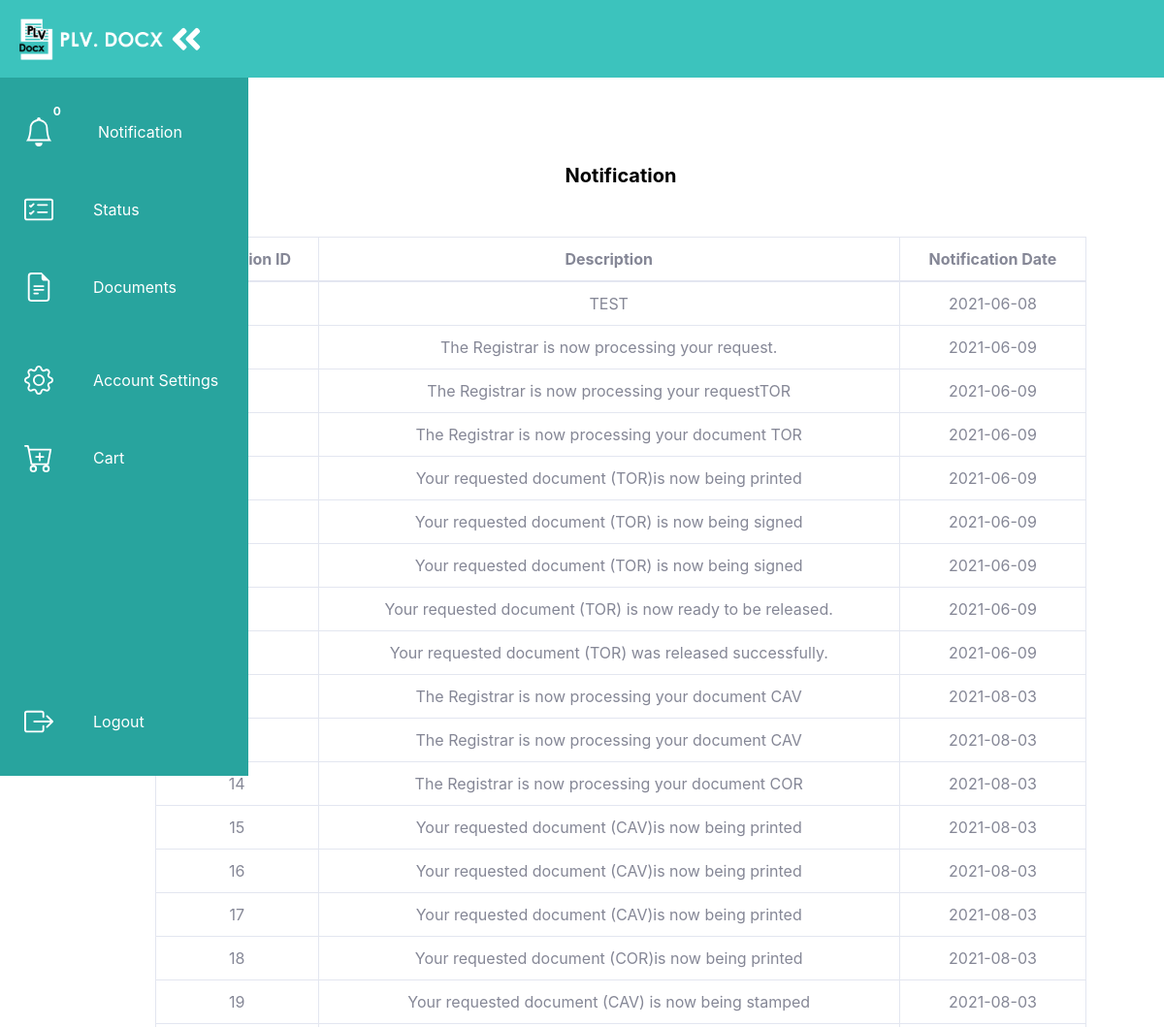
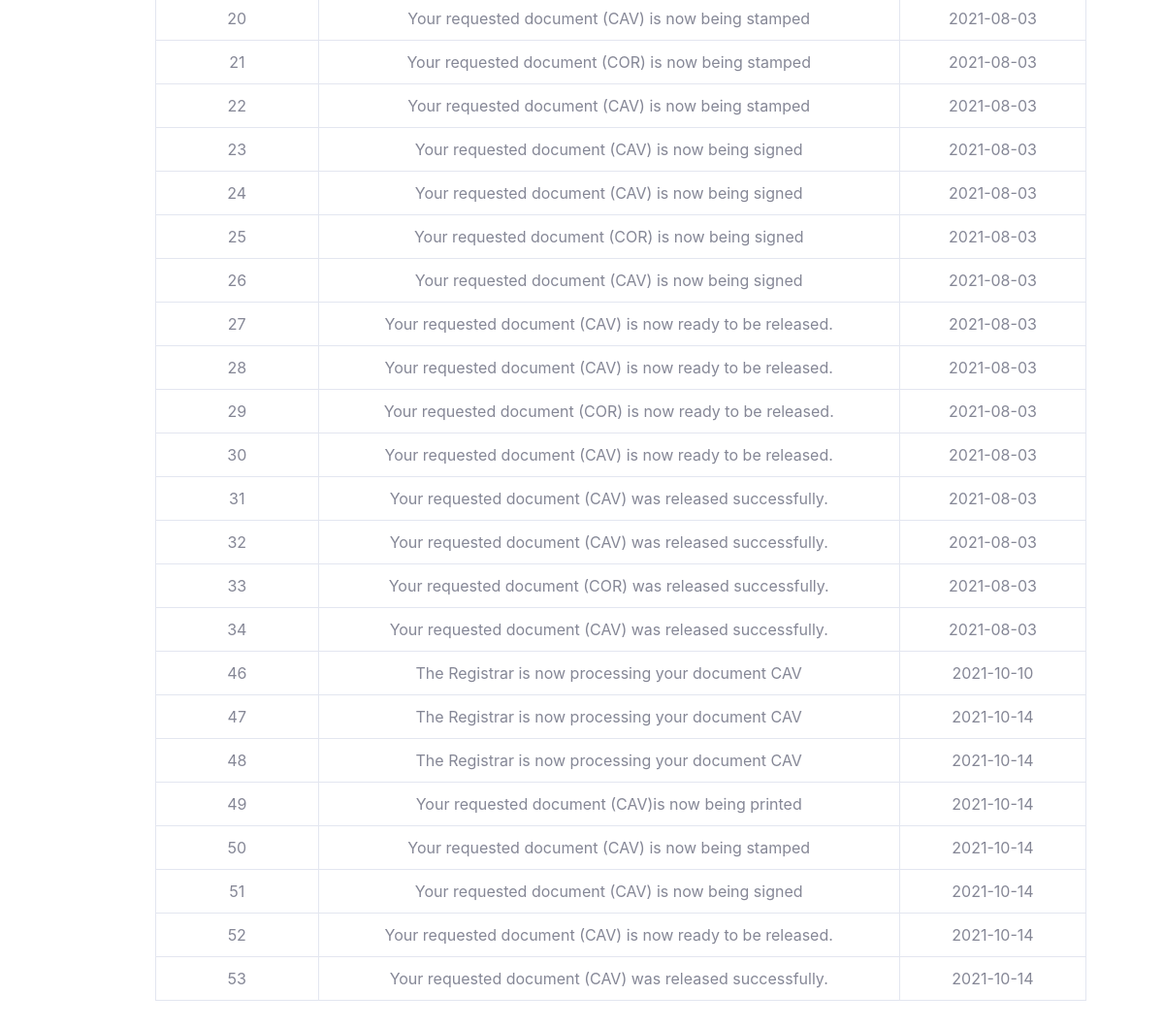
The page /student/notification.php (signed in) on the database its author committed (2 pictures, top to bottom).
### tables this page shows
CREATE TABLE `notificationstudent_tbl` (
  `notificationStudent_id` int(11) NOT NULL,
  `student_id` int(11) NOT NULL,
  `notificationStudent_description` varchar(1000) NOT NULL,
  `notificationStudent_isSeen` int(1) NOT NULL,
  `notificationStudent_date` date NOT NULL
);

### student/notification.php (the view, shortened to what this page needs)
<html>
<head>
    <link rel="stylesheet" href="css/notification.css"/>
    <link rel="stylesheet" href="css/sb-admin-2.css"/>
  </head>
  <body>
    <?php
      include('includes/navbar.php');
    ?>
    <main>
        <div class="mytabs">
            <label for="tabpay">Notification</label>
            <div class="tab">
            <div class="wrapper">
                    <div class="img-area">
                        <div class="container-fluid">
                        <div class="card-body">
                            <div class="table-responsive">
                            <?php
                                $studentID = $_SESSION['student_id'];
                                $connection = mysqli_connect("localhost","root","","plvdocx_db");
                                $query = "SELECT
                                                *
                                                from notificationstudent_tbl
                                                where student_id = $studentID;
                                ";
                                $query_run = mysqli_query($connection, $query);
                            ?>
                            <table class="table table-bordered" id="dataTable" width="100%" cellspacing="0">
                                <thead>
                                <tr class="text-center">
                                    <th> Notification ID </th>
                                    <th> Description </th>
                                    <th> Notification Date </th>
                                </tr>
                                </thead>
                                <tbody>
                                <?php
                                    if(mysqli_num_rows($query_run) > 0){
                                        while($row = mysqli_fetch_assoc($query_run)){
                                            ?>
                                        <tr class="text-center">
                                            <td><?php echo $row['notificationStudent_id']; ?></td>
                                            <td><?php echo $row['notificationStudent_description']; ?></td>
                                            <td><?php echo $row['notificationStudent_date']; ?></td>
                                        </tr>
                                            <?php
                                        }
                                    }
                                    else{
                                        echo "No Record Found";
                                    }
                                ?>
                                </tbody>
                            </table>
                            </div>
                        </div>
                </div>
                    </div>
                </div>
            </div>
          </div>
    </main>
  </body>
  </html>

### student/includes/navbar.php (shortened to what this page needs)
<nav class="navbarCustom">
      <ul class="navbar-navCustom">
        <li class="logo">
          <a href="#" class="nav-linkCustom">
          </a>
        </li>
        <li class="nav-itemCustom">
          <a href="notification.php" class="nav-linkCustom">
            <span class="badge"><?php echo $_SESSION['notification_number'] ?></span>
          </a>
        </li>
        <li class="nav-itemCustom">
          <a href="status.php" class="nav-linkCustom">
          </a>
        </li>
        <li class="nav-itemCustom">
          <form id="studentDocs" action="includes/clear_status.php" method="post">
            <a href="javascript:document.getElementById('studentDocs').submit();" id="document" class="nav-linkCustom">
            </a>
            </form>
          </li>
        <li class="nav-itemCustom">
          <a href="accountsettings.php" class="nav-linkCustom">
          </a>
        </li>
        <li class="nav-itemCustom">
          <a href="cart.php" class="nav-linkCustom">
          </a>
        </li>
        <li class="nav-itemCustom">
          <form id="logout" action="logout.php" method="post">
            <a href="javascript:document.getElementById('logout').submit();" class="nav-linkCustom">
            </a>
          </form>
        </li>
    </nav>
    <div class="secondNav">
      <ul>
        <li style="float:left"><a href="#about"> <img src="image/plvdocxiconleft.png" class="plvicon"></a></li>
      </ul>
    </div>

### student/css/notification.css (style rules this page uses)
:root { font-size: 16px; font-family: 'Open Sans'; --text-primary: #b6b6b6; --text-secondary: #ececec; --bg-primary: #23232e; --bg-secondary: #141418; --transition-speed: 600ms; }
body { color: black; background-color: white; margin: 0; padding: 0; }
main { margin-left: 5rem; padding: 1rem; }
.navbarCustom { position: fixed; background-color: #28A49E; transition: width 600ms ease; overflow: hidden; z-index: 3; }
.navbar-navCustom { list-style: none; padding: 0; margin: 0; display: flex; flex-direction: column; align-items: center; height: 100%; }
.nav-itemCustom { width: 100%; }
.nav-itemCustom:last-child { margin-top: auto; }
.nav-linkCustom { display: flex; align-items: center; height: 5rem; color: white; text-decoration: none; filter: white opacity(0.7); transition: var(--transition-speed); }
.nav-linkCustom svg { width: 2rem; min-width: 2rem; margin: 0 1.5rem; }
.logo { font-weight: bold; text-transform: uppercase; margin-bottom: 1rem; text-align: center; color: var(--text-secondary); background: #3CC3BD; font-size: 1.5rem; letter-spacing: 0.3ch; width: 100%; }
.logo svg { transform: rotate(0deg); transition: var(--transition-speed); }
@media only screen and (min-width: 600px) { .navbarCustom { top: 0; width: 5rem; height: 100vh; } }
.wrapper { position: relative; top:0vh; }
.img-area { display: flex; flex-wrap: wrap; flex-direction: row; align-items: center; justify-content: center; }
.mytabs { display: flex; flex-wrap: wrap; justify-content: center; max-width: 150vh; margin: 50px auto; padding: 20px; height: 1.8vh; font-size: 2.5vh; }
.mytabs label { padding-left: 25px; padding-right: 25px; padding-bottom: 12px; background: transparent; font-weight: bold; }
.mytabs .tab { position: relative; top:1vh; width: 100%; height: 60vh; order: 1; display: none; }
.mytabs input[type='radio']:checked + label + .tab { display: block; }
.mytabs input[type="radio"]:checked + label { background: transparent; border-bottom:transparent; color: black; }
.secondNav { background-color: #3CC3BD; height: 80px; text-decoration: none; }
.secondNav ul { list-style-type: none; margin: 0; padding: 0; overflow: hidden; background-color: transparent; }

### student/notification.php (style rules this page uses)
.badge { position: relative; right: 30px; top: -1vh; color: #fff; }

### rows shown on the page
notificationstudent_tbl: notificationStudent_description "TEST", notificationStudent_date "2021-06-08"
notificationstudent_tbl: notificationStudent_description "The Registrar is now processing your request.", notificationStudent_date "2021-06-09"
notificationstudent_tbl: notificationStudent_description "The Registrar is now processing your requestTOR", notificationStudent_date "2021-06-09"
notificationstudent_tbl: notificationStudent_description "The Registrar is now processing your document TOR", notificationStudent_date "2021-06-09"
notificationstudent_tbl: notificationStudent_description "Your requested document (TOR)is now being printed", notificationStudent_date "2021-06-09"
notificationstudent_tbl: notificationStudent_description "Your requested document (TOR) is now being signed", notificationStudent_date "2021-06-09"
notificationstudent_tbl: notificationStudent_description "Your requested document (TOR) is now being signed", notificationStudent_date "2021-06-09"
notificationstudent_tbl: notificationStudent_description "Your requested document (TOR) is now ready to be released.", notificationStudent_date "2021-06-09"
notificationstudent_tbl: notificationStudent_description "Your requested document (TOR) was released successfully.", notificationStudent_date "2021-06-09"
notificationstudent_tbl: notificationStudent_description "The Registrar is now processing your document CAV", notificationStudent_date "2021-08-03"
notificationstudent_tbl: notificationStudent_description "The Registrar is now processing your document CAV", notificationStudent_date "2021-08-03"
notificationstudent_tbl: notificationStudent_id "14", notificationStudent_description "The Registrar is now processing your document COR", notificationStudent_date "2021-08-03"
notificationstudent_tbl: notificationStudent_id "15", notificationStudent_description "Your requested document (CAV)is now being printed", notificationStudent_date "2021-08-03"
notificationstudent_tbl: notificationStudent_id "16", notificationStudent_description "Your requested document (CAV)is now being printed", notificationStudent_date "2021-08-03"
notificationstudent_tbl: notificationStudent_id "17", notificationStudent_description "Your requested document (CAV)is now being printed", notificationStudent_date "2021-08-03"
notificationstudent_tbl: notificationStudent_id "18", notificationStudent_description "Your requested document (COR)is now being printed", notificationStudent_date "2021-08-03"
notificationstudent_tbl: notificationStudent_id "19", notificationStudent_description "Your requested document (CAV) is now being stamped", notificationStudent_date "2021-08-03"
notificationstudent_tbl: notificationStudent_id "20", notificationStudent_description "Your requested document (CAV) is now being stamped", notificationStudent_date "2021-08-03"
notificationstudent_tbl: notificationStudent_id "21", notificationStudent_description "Your requested document (COR) is now being stamped", notificationStudent_date "2021-08-03"
notificationstudent_tbl: notificationStudent_id "22", notificationStudent_description "Your requested document (CAV) is now being stamped", notificationStudent_date "2021-08-03"
notificationstudent_tbl: notificationStudent_id "23", notificationStudent_description "Your requested document (CAV) is now being signed", notificationStudent_date "2021-08-03"
notificationstudent_tbl: notificationStudent_id "24", notificationStudent_description "Your requested document (CAV) is now being signed", notificationStudent_date "2021-08-03"
notificationstudent_tbl: notificationStudent_id "25", notificationStudent_description "Your requested document (COR) is now being signed", notificationStudent_date "2021-08-03"
notificationstudent_tbl: notificationStudent_id "26", notificationStudent_description "Your requested document (CAV) is now being signed", notificationStudent_date "2021-08-03"
notificationstudent_tbl: notificationStudent_id "27", notificationStudent_description "Your requested document (CAV) is now ready to be released.", notificationStudent_date "2021-08-03"
notificationstudent_tbl: notificationStudent_id "28", notificationStudent_description "Your requested document (CAV) is now ready to be released.", notificationStudent_date "2021-08-03"
notificationstudent_tbl: notificationStudent_id "29", notificationStudent_description "Your requested document (COR) is now ready to be released.", notificationStudent_date "2021-08-03"
notificationstudent_tbl: notificationStudent_id "30", notificationStudent_description "Your requested document (CAV) is now ready to be released.", notificationStudent_date "2021-08-03"
notificationstudent_tbl: notificationStudent_id "31", notificationStudent_description "Your requested document (CAV) was released successfully.", notificationStudent_date "2021-08-03"
notificationstudent_tbl: notificationStudent_id "32", notificationStudent_description "Your requested document (CAV) was released successfully.", notificationStudent_date "2021-08-03"
notificationstudent_tbl: notificationStudent_id "33", notificationStudent_description "Your requested document (COR) was released successfully.", notificationStudent_date "2021-08-03"
notificationstudent_tbl: notificationStudent_id "34", notificationStudent_description "Your requested document (CAV) was released successfully.", notificationStudent_date "2021-08-03"
notificationstudent_tbl: notificationStudent_id "46", notificationStudent_description "The Registrar is now processing your document CAV", notificationStudent_date "2021-10-10"
notificationstudent_tbl: notificationStudent_id "47", notificationStudent_description "The Registrar is now processing your document CAV", notificationStudent_date "2021-10-14"
notificationstudent_tbl: notificationStudent_id "48", notificationStudent_description "The Registrar is now processing your document CAV", notificationStudent_date "2021-10-14"
notificationstudent_tbl: notificationStudent_id "49", notificationStudent_description "Your requested document (CAV)is now being printed", notificationStudent_date "2021-10-14"
notificationstudent_tbl: notificationStudent_id "50", notificationStudent_description "Your requested document (CAV) is now being stamped", notificationStudent_date "2021-10-14"
notificationstudent_tbl: notificationStudent_id "51", notificationStudent_description "Your requested document (CAV) is now being signed", notificationStudent_date "2021-10-14"
notificationstudent_tbl: notificationStudent_id "52", notificationStudent_description "Your requested document (CAV) is now ready to be released.", notificationStudent_date "2021-10-14"
notificationstudent_tbl: notificationStudent_id "53", notificationStudent_description "Your requested document (CAV) was released successfully.", notificationStudent_date "2021-10-14"

### other values the page prints
$_SESSION['notification_number'] "0"
